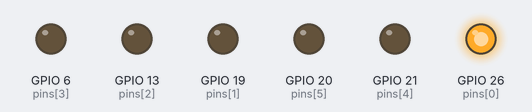
Bench run of a program on a simulated Raspberry Pi (BCM pin numbers). Parts: output pins drawn as LEDs (lit = HIGH).

Above: at 0.05 s.
At 0.35 s:
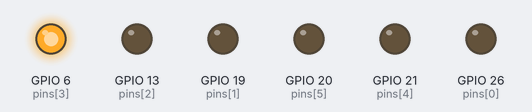
At 0.95 s:
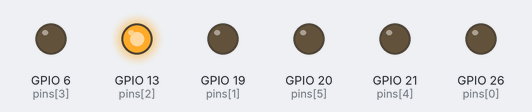
At 1.35 s:
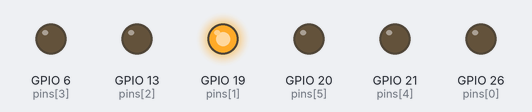
At 1.8 s:
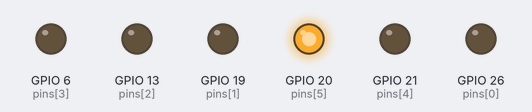
At 2.85 s:
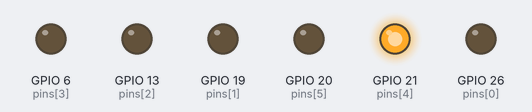
Timing chart, 0 to 3.1 s (numbered marks = the images above):
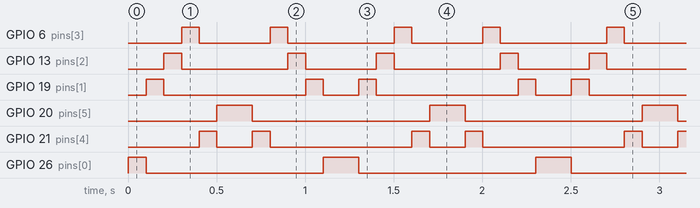

The program:

lights-back-forth.py
```python
#! /usr/bin/env python3

from gpiozero import LED
import time

# List of which pins the LEDs are attached to,
# with a separate empty list for LED "objects"
pins = [26, 19, 13, 6, 21, 20]
leds = []

# This makes a list of LED objects, so that
# we can loop through it later and blink each
# one following an order

for pin in pins:
    leds.append(LED(pin))

# Finally, we need to teach Python what it means
# to blink and LED

def blinkLED(light):
    light.on()
    time.sleep(0.1)
    light.off()

for led in leds:
    if led.is_lit:
        led.off()

while True:
    for led in leds:
        blinkLED(led)

    for led in reversed(leds):
        blinkLED(led)
```

Measured:
- by itself, GPIO 6 (pins[3]): repeats every 1.2 s: LOW 0.40 s, HIGH 0.10 s, LOW 0.60 s, HIGH 0.10 s
- by itself, GPIO 13 (pins[2]): repeats every 1.2 s: LOW 0.60 s, HIGH 0.10 s, LOW 0.40 s, HIGH 0.10 s
- by itself, GPIO 19 (pins[1]): repeats every 1.2 s: LOW 0.80 s, HIGH 0.10 s, LOW 0.20 s, HIGH 0.10 s
- by itself, GPIO 20 (pins[5]): alternates HIGH for 0.20 s and LOW for 1.0 s
- by itself, GPIO 21 (pins[4]): repeats every 1.2 s: LOW 0.20 s, HIGH 0.10 s, LOW 0.80 s, HIGH 0.10 s
- by itself, GPIO 26 (pins[0]): repeats every 1.2 s: LOW 1.0 s, HIGH 0.20 s
